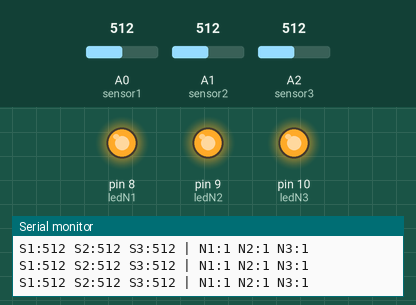
Bench run of a sketch on a simulated Arduino Uno, built with avr-gcc and run on an emulated ATmega328P. On the bench: output pins drawn as LEDs (lit = HIGH), the last lines printed to the serial monitor. The test bench sets the inputs (shaded band); at power-on: A0 (sensor1) = 512, A2 (sensor3) = 512, A1 (sensor2) = 512.

Above: at 1.2 s.
1.3 s: A0 (sensor1) set to 98
2.8 s: A0 (sensor1) set to 85
At 3.5 s:
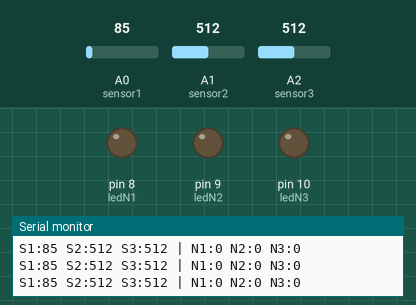
4.3 s: A2 (sensor3) set to 553
5.8 s: A2 (sensor3) set to 590
At 6.5 s:
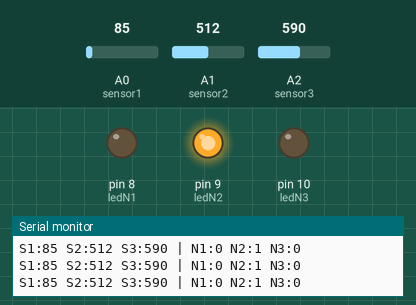
7.3 s: A1 (sensor2) set to 529
At 8.1 s:
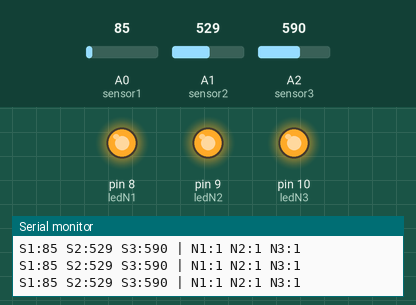
10.3 s: A1 (sensor2) set to 511
At 11.1 s:
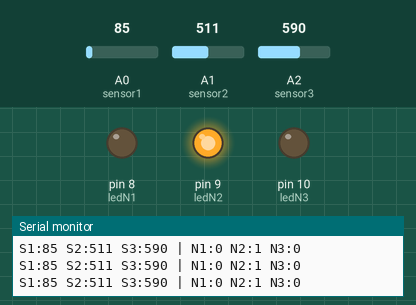
Timing chart, 0 to 13.3 s (numbered marks = the images above; inputs shaded):
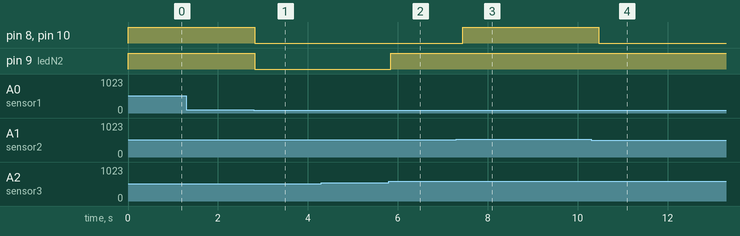

The sketch:

neuralnetduino.ino
```cpp
// Simulación de una pequeña red neuronal en Arduino UNO
// Cada neurona recibe entradas, aplica pesos, umbral y produce salida binaria
// Definimos pines de entrada analógica
const int sensor1 = A0;   // Potenciómetro o fotorresistencia
const int sensor2 = A1;
const int sensor3 = A2;


// Salidas digitales (LEDs para visualizar actividad de neuronas)
const int ledN1 = 8;      // led blanco
const int ledN2 = 9;      // led azul
const int ledN3 = 10;     // led rojo


// Pesos y umbrales (ajustables para ver comportamientos diferentes)
float w1[] = {0.5, 0.5};  // pesos de Neurona 1
float threshold1 = 300;


float w2[] = {0.7, 0.4};  // pesos de Neurona 2
float threshold2 = 400;


float w3[] = {0.6, 0.6};  // pesos de Neurona 3
float threshold3 = 1;     // Como solo recibe señales binarias, umbral bajo


// Variables para salidas de neuronas
int outN1 = 0;
int outN2 = 0;
int outN3 = 0;


void setup() {
  pinMode(ledN1, OUTPUT);
  pinMode(ledN2, OUTPUT);
  pinMode(ledN3, OUTPUT);
  Serial.begin(9600);
}


void loop() {
  // Lectura de sensores
  int s1 = analogRead(sensor1);
  int s2 = analogRead(sensor2);
  int s3 = analogRead(sensor3);


  // --- Neurona 1 ---
  float sum1 = s1 * w1[0] + s2 * w1[1];
  outN1 = (sum1 > threshold1) ? 1 : 0;
  digitalWrite(ledN1, outN1);


  // --- Neurona 2 ---
  float sum2 = s3 * w2[0] + outN1 * 1023 * w2[1]; // salida de N1 afecta a N2
  outN2 = (sum2 > threshold2) ? 1 : 0;
  digitalWrite(ledN2, outN2);


  // --- Neurona 3 ---
  float sum3 = outN1 * w3[0] + outN2 * w3[1];
  outN3 = (sum3 > threshold3) ? 1 : 0;
  digitalWrite(ledN3, outN3);


  // Mostrar en Serial lo que ocurre
  Serial.print("S1:"); Serial.print(s1);
  Serial.print(" S2:"); Serial.print(s2);
  Serial.print(" S3:"); Serial.print(s3);
  Serial.print(" | N1:"); Serial.print(outN1);
  Serial.print(" N2:"); Serial.print(outN2);
  Serial.print(" N3:"); Serial.println(outN3);


  delay(200); // pequeña pausa para evitar sobrecargar el controlador
}
```

Measured:
- the behaviour switches between 89 and 88 on A0 (sensor1) (found by bisection; images 0 and 1)
- the behaviour switches between 571 and 572 on A2 (sensor3) (found by bisection; images 1 and 2)
- the behaviour switches between 515 and 516 on A1 (sensor2) (found by bisection; images 2 and 3)
- after the input at 2.8 s, pin 8 (ledN1), pin 9 (ledN2), pin 10 (ledN3): HIGH → LOW at once
- after the input at 5.8 s, pin 9 (ledN2): LOW → HIGH at once
- after the input at 7.3 s, pin 8 (ledN1), pin 10 (ledN3): LOW → HIGH after 0.15 s
- after the input at 10.3 s, pin 8 (ledN1), pin 10 (ledN3): HIGH → LOW after 0.17 s
